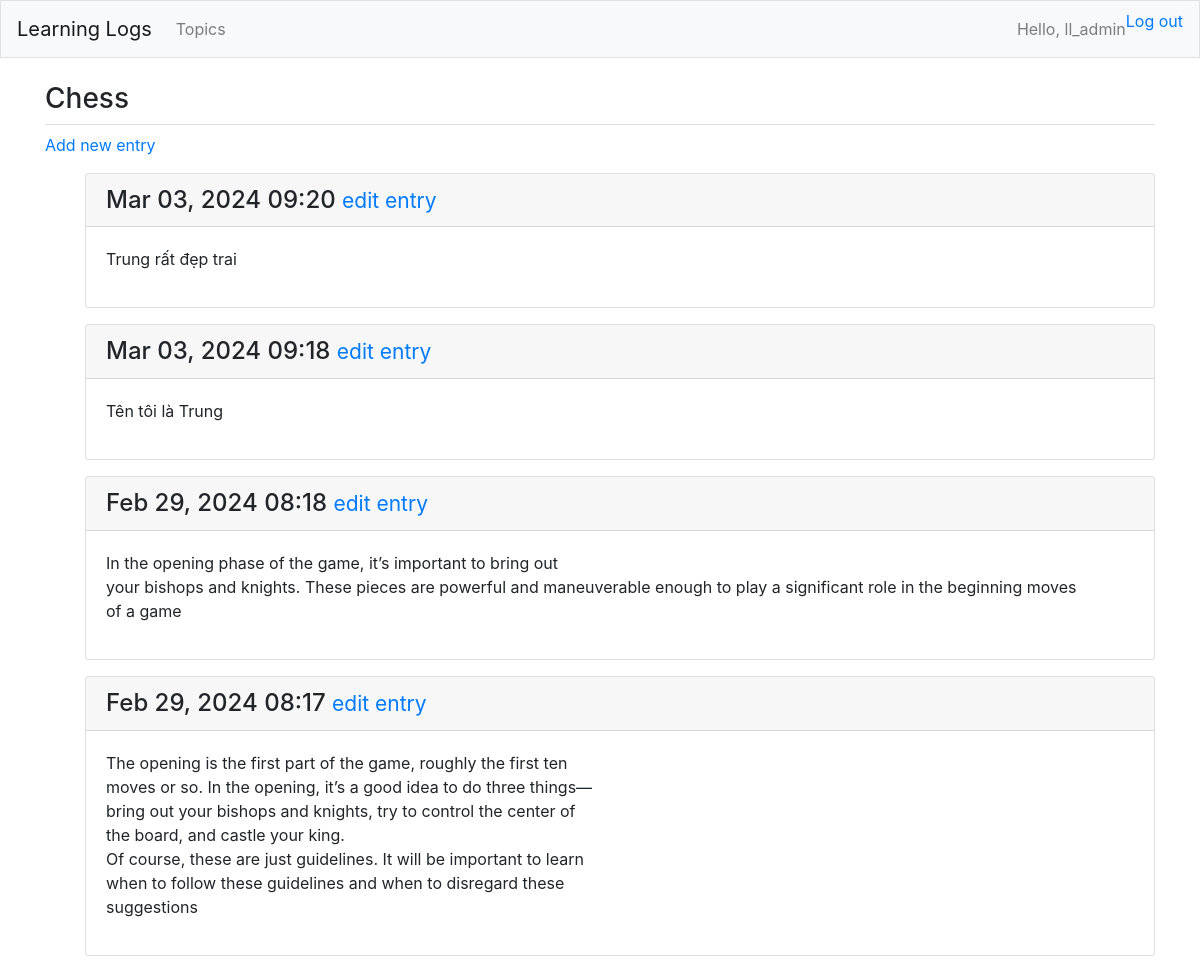
The page /topics/1/ (signed in) on the database as committed earlier.
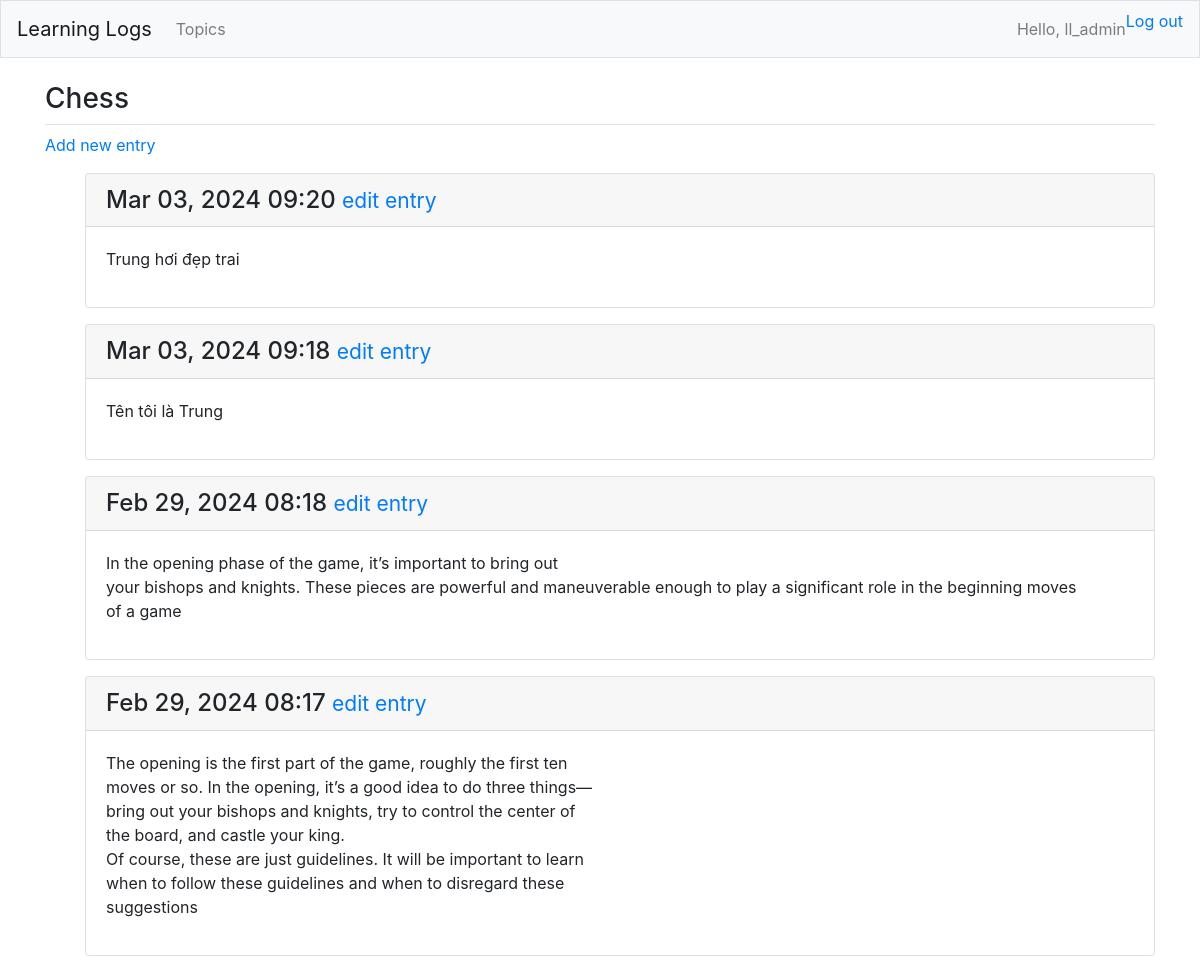
The same page on the database as committed later.
### learning_logs/models.py (models this page shows, shortened)
class Entry(models.Model):
    topic = models.ForeignKey(Topic, on_delete = models.CASCADE)
    text = models.TextField()
    date_added = models.DateTimeField(auto_now_add = True)
    class Meta:
        verbose_name_plural = 'entries'

### learning_logs/views.py (the view)
# urls.py: path('topics/<int:topic_id>/', views.topic, name = 'topic'),
@login_required
def topic(request, topic_id):
    topic = Topic.objects.get(id = topic_id )
    entries = topic.entry_set.order_by('-date_added') # get all Entry objects related with this topic
    if topic.owner != request.user: raise Http404
    context = {'topic' : topic, 'entries' : entries}
    return render(request, 'learning_logs/topic.html', context)

### learning_logs/models.py (called while the page is built)
    def __str__(self):
        return self.text

### learning_logs/templates/learning_logs/topic.html
{% extends 'learning_logs/base.html' %}
{% block page_header %}
    <h3>{{topic}}</h3>
{% endblock page_header %}
{% block content %}
    <p>
        <a href="{% url 'learning_logs:new_entry' topic.id %}">Add new entry</a>
    </p>
    <ul>
        {% for entry in entries %}
            <div class="card mb-3">
                <h4 class="card-header">
                    {{ entry.date_added|date:'M d, Y H:i' }}
                    <small><a href="{% url 'learning_logs:edit_entry' entry.id %}"> edit entry</a></small>
                </h4>
                <div class="card-body">
                    {{ entry.text|linebreaks }}
                </div>
            </div>
        {% empty %}
            <p>There are no entries for this topic yet.</p>
        {% endfor %}
    </ul>
{% endblock content %}

Rows that differ between the two databases and show on the page:
changed Entry: text "Trung rất đẹp trai" → "Trung hơi đẹp trai"
